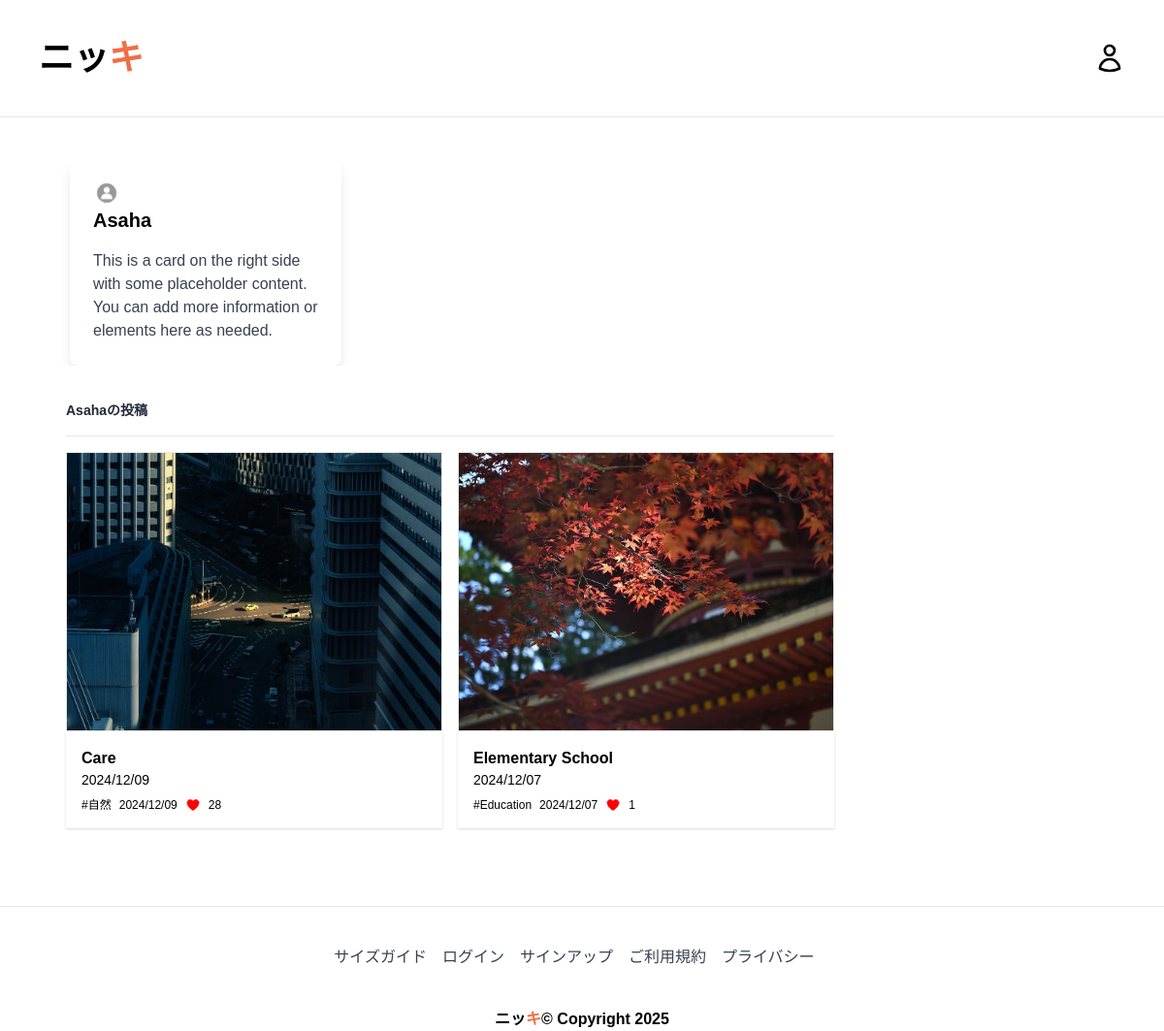
The app's page /profile/10 with its own data.
### myapp/models.py (models this page shows, shortened)
class Post(models.Model):
    postname = models.CharField(max_length=600)
    category = models.CharField(max_length=600)
    image = models.ImageField(upload_to='images/posts', blank=True, null=True)
    content = models.CharField(max_length=100000)
    time = models.CharField(default=time, max_length=100, blank=True)
    likes = models.IntegerField(null=True, blank=True, default=0)
    user = models.ForeignKey(User, on_delete=models.CASCADE)

### myapp/views.py (the view)
# urls.py: path("profile/<int:id>", views.profile, name='profile'),
def profile(request, id):
    profile_user = User.objects.get(id=id)
    return render(request, 'profile.html', {
        'profile': profile_user,
        'posts': Post.objects.filter(user_id=profile_user.id),
        'media_url': settings.MEDIA_URL,
        'user': request.user,  # Pass the currently logged-in user
    })

### templates/profile.html (shortened to what this page needs)
{% load static %}
<!DOCTYPE html>
<html lang="ja">
<head>
    <link href="https://cdn.jsdelivr.net/npm/tailwindcss@2.2.19/dist/tailwind.min.css" rel="stylesheet">
</head>
<body>
{%include 'header.html'%}
<section class="grid-system my-10">
<div class="flex flex-wrap mx-10">
    {% if user.is_authenticated and user.id == profile.id %}
    <div class="w-full bg-white rounded-lg  p-10 lg:w-1/3  h-1/3 border ">
        <img src="{% static 'assets/images/user.png' %}" class="rounded-full h-7 w-7" alt="User Profile Image">
        <h3 class="text-xl font-bold mb-4">{{ profile.username }}</h3>
        <p class="text-gray-700">自分の手で何かを作り上げる喜びは、ストレス解消や達成感をもたらし、日常生活に彩りを加えます。</p>
    </div>
    <div class="w-full bg-white rounded-lg p-6 lg:w-2/3">
            <h6 class="mb-5 pb-5 border-b font-bold text-xl py-5 flex justify-between">
                プロフィール
                <a href="{% url 'profileedit' user.id %}"
                   class="text-sm border p-1 hover:bg-red-400 float-right no-underline">
                    プロフィールを編集
                </a>
            </h6>
            <div class="flex flex-wrap">
                <div class="w-full md:w-1/2 mb-4">
                    <p class="mb-2 font-semibold text-gray-800">姓：
                        <span class="text-gray-500">{{ profile.first_name }}</span>
                    </p>
                </div>
                <div class="w-full md:w-1/2 mb-4">
                    <p class="mb-2 font-semibold text-gray-800">名：
                        <span class="text-gray-500">{{ profile.last_name }}</span>
                    </p>
                </div>
                <div class="w-full md:w-1/2 mb-4">
                    <p class="mb-2 font-semibold text-gray-800">メール：
                        <span class="text-gray-500">{{ profile.email }}</span>
                    </p>
                </div>
            </div>
            <p class="text-sm font-bold pt-3 text-gray-800">私の投稿</p>
            <hr class="my-4">
            <div class="grid grid-cols-1 lg:grid-cols-2 gap-4">
                {% for post in posts %}
                {% if post.user_id == profile.id %}
                <div class="col mb-4">
                    <img src="{{ media_url }}{{ post.image }}" alt="" class="w-full h-72 object-cover border">
                    <div class="p-4 shadow">
                        <a href="{% url 'post' post.id %}" class="font-bold">{{ post.postname }}</h5></a>
                        <h5 class="text-sm">{{ post.time }}</h5>
                        <div class="flex justify-end space-x-2 text-sm">
                            {% if post.user_id == user.id %}
                            <a href="{% url 'deletepost' post.id %}">
                                <button class="border p-1 hover:bg-red-400">削除
                                </button>
                            </a>
                            <a href="{% url 'editpost' post.id %}">
                                <button class="border p-1 hover:bg-blue-400">編集
                                </button>
                            </a>
                            {% endif %}
                        </div>
                        <div class="flex items-center mt-2">
                            <span class="text-xs mr-2">#{{ post.category }}</span>
                            <p class="text-xs mr-2">{{ post.time }}</p>
                            <svg xmlns="http://www.w3.org/2000/svg" fill="red" viewBox="0 0 24 24" stroke-width="1"
                                 stroke="red" class="h-4 w-4 mr-2">
                                <path stroke-linecap="round" stroke-linejoin="round"
                                      d="M21 8.25c0-2.485-2.099-4.5-4.688-4.5-1.935 0-3.597 1.126-4.312 2.733-.715-1.607-2.377-2.733-4.313-2.733C5.1 3.75 3 5.765 3 8.25c0 7.22 9 12 9 12s9-4.78 9-12Z"/>
                            </svg>
                            <span class="text-xs">{{ post.likes }}</span>
                        </div>
                    </div>
                </div>
                {% endif %}
                {% endfor %}
            </div>
    </div>
    {% else %}
    <div class="bg-white shadow-lg rounded-lg p-6 w-1/4 ml-8 sm:hidden lg:block">
        <img src="{% static 'assets/images/user.png' %}" class="rounded-full h-7 w-7" alt="User Profile Image">
        <h3 class="text-xl font-semibold mb-4">{{ profile.username }}</h3>
        <p class="text-gray-700">This is a card on the right side with some placeholder content. You can add more
            information or elements here as needed.</p>
    </div>
    <div class="bg-white rounded-lg p-6 w-3/4 ml-1">
        <div class="card-block">
            <p class="text-sm font-bold pt-3 text-gray-800">{{profile}}の投稿</p>
            <hr class="my-4">
            <div class="grid grid-cols-1 lg:grid-cols-2 gap-4">
                {% for post in posts %}
                {% if post.user_id == profile.id %}
                <div class="col mb-4">
                    <img src="{{ media_url }}{{ post.image }}" alt="" class="w-full h-72 object-cover border">
                    <div class="p-4 shadow">
                        <a href="{% url 'post' post.id %}" class="font-bold">{{ post.postname }}</h5></a>
                        <h5 class="text-sm">{{ post.time }}</h5>
                        <div class="flex items-center mt-2">
                            <span class="text-xs mr-2">#{{ post.category }}</span>
                            <p class="text-xs mr-2">{{ post.time }}</p>
                            <span class="text-xs">{{ post.likes }}</span>
                        </div>
                    </div>
                </div>
                {% endif %}
                {% endfor %}
            </div>
        </div>
    </div>
    {% endif %}
</div>
</section>
{% include 'footer.html' %}
</body>
</html>

### templates/profile.html (style rules this page uses)
body { font-family:"ＭＳ Ｐゴシック",sans-serif; }

### records on screen
Post: image (picture), postname "Care", time "2024/12/09", category "自然", likes "28"
Post: image (picture), postname "Elementary School", time "2024/12/07", category "Education", likes "1"

### other values on screen
{{ profile.username }} "Asaha"
{{ profile }} "Asaha"
